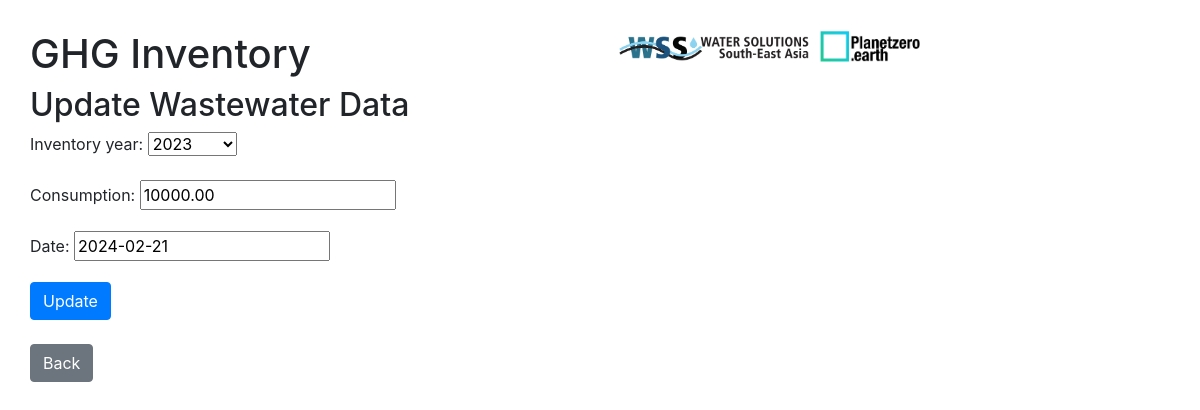
Page /ghg/scope3/wastewater/update/2/ on the committed database.
### ghg_inventory/models.py (models this page shows)
class Wastewater(models.Model):
    inventory_year = models.ForeignKey(Inventory_Year, on_delete=models.CASCADE)
    consumption = models.DecimalField(max_digits=10, decimal_places=2)
    date = models.DateField()
    emission = models.FloatField()

### ghg_inventory/views.py (the view)
# urls.py: path('scope3/wastewater/update/<int:pk>/', views.WastewaterUpdateView.as_view(), name='wastewater_update'),
class WastewaterUpdateView(UpdateView):
    model = Wastewater
    fields = ['inventory_year', 'consumption', 'date']
    template_name_suffix = '_update_form'
    success_url = reverse_lazy('wastewater')

### ghg_inventory/models.py (called while the page is built)
    def __str__(self):
        return str(self.year)

### ghg_inventory/templates/ghg_inventory/wastewater_update_form.html (shortened to what this page needs)
{% extends 'ghg_inventory/base.html' %}
{% block content %}
    <h2>Update Wastewater Data</h2>
    <form method="POST">
    {{ form.as_p }}
    <button type="submit" class="btn btn-primary">Update</button>
    </form>
    <br>
    <a type="button" class="btn btn-secondary" href="{%url 'wastewater'%}"> Back </a>
{% endblock %}

### rows in the picture
Wastewater: inventory_year "2023", consumption "10000.00", date "2024-02-21"
